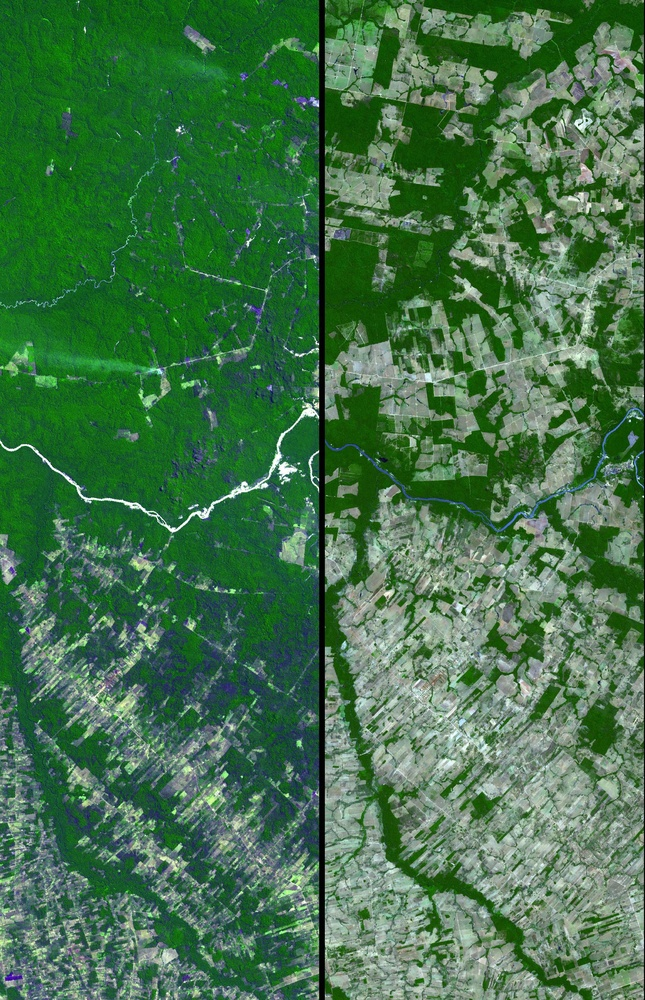
#> input picture PIA11420~orig.jpg, 645 x 1000 px, shrunk from 1922 x 2982 before the run
$ python fcm_code.py
#> lines starting #> are read from the running program, lines starting #| are printed output that depends on the picture; long printed decimals are rounded
import cv2
import numpy as np
import matplotlib.pyplot as plt

def initialize_membership_matrix(n_samples, n_clusters):
    membership_matrix = np.random.rand(n_samples, n_clusters)
    membership_matrix = np.divide(membership_matrix, np.sum(membership_matrix, axis=1, keepdims=True))
    return membership_matrix

def update_cluster_centers(X, membership_matrix, fuzziness):
    numerator = np.dot(membership_matrix.T ** fuzziness, X)
    denominator = np.sum(membership_matrix.T ** fuzziness, axis=1, keepdims=True)
    new_centers = numerator / denominator
    return new_centers

def update_membership_matrix(X, cluster_centers, fuzziness):
    distances = np.linalg.norm(X[:, np.newaxis] - cluster_centers, axis=2)
    distances = np.fmax(distances, np.finfo(np.float64).eps)  # Avoid division by zero
    membership_matrix = 1.0 / distances ** (2 / (fuzziness - 1))
    membership_matrix = np.divide(membership_matrix, np.sum(membership_matrix, axis=1, keepdims=True))
    return membership_matrix

def fuzzy_c_means(X, n_clusters, fuzziness, max_iter=100, tol=1e-4, verbose=False):
    n_samples, n_features = X.shape

    # Initialize cluster centers randomly
    cluster_centers = X[np.random.choice(n_samples, n_clusters, replace=False)]

    # Initialize membership matrix randomly
    membership_matrix = initialize_membership_matrix(n_samples, n_clusters)

    for iteration in range(max_iter):
        # Update cluster centers
        new_cluster_centers = update_cluster_centers(X, membership_matrix, fuzziness)

        # Update membership matrix
        new_membership_matrix = update_membership_matrix(X, new_cluster_centers, fuzziness)

        # Calculate the change in cluster centers and membership matrix
        center_change = np.linalg.norm(new_cluster_centers - cluster_centers)
        membership_change = np.linalg.norm(new_membership_matrix - membership_matrix)

        # Update cluster centers and membership matrix
        cluster_centers = new_cluster_centers
        membership_matrix = new_membership_matrix

        if verbose:
            print(f"Iteration {iteration + 1}: Center Change = {center_change}, Membership Change = {membership_change}")

        # Check for convergence
        if center_change < tol and membership_change < tol:
            break

    return cluster_centers, membership_matrix

def apply_fuzzy_c_means_to_image(image_path, n_clusters, fuzziness):
    # Load the image
#> called with image_path = 'PIA11420~orig.jpg', n_clusters = 3, fuzziness = 2
    img = cv2.imread(image_path)
#> img is the input picture: shape (1000, 645, 3); mean B, G, R 74.4, 114.8, 67.5
    img = cv2.cvtColor(img, cv2.COLOR_BGR2RGB)
    img_lab = cv2.cvtColor(img, cv2.COLOR_RGB2LAB)
#> img_lab: shape (1000, 645, 3); mean of channels 0, 1, 2 112.8, 104.4, 145.5
    img_shape = img_lab.shape
#> img_shape = (1000, 645, 3)

    # Extract the L channel
    L = img_lab[:, :, 0]
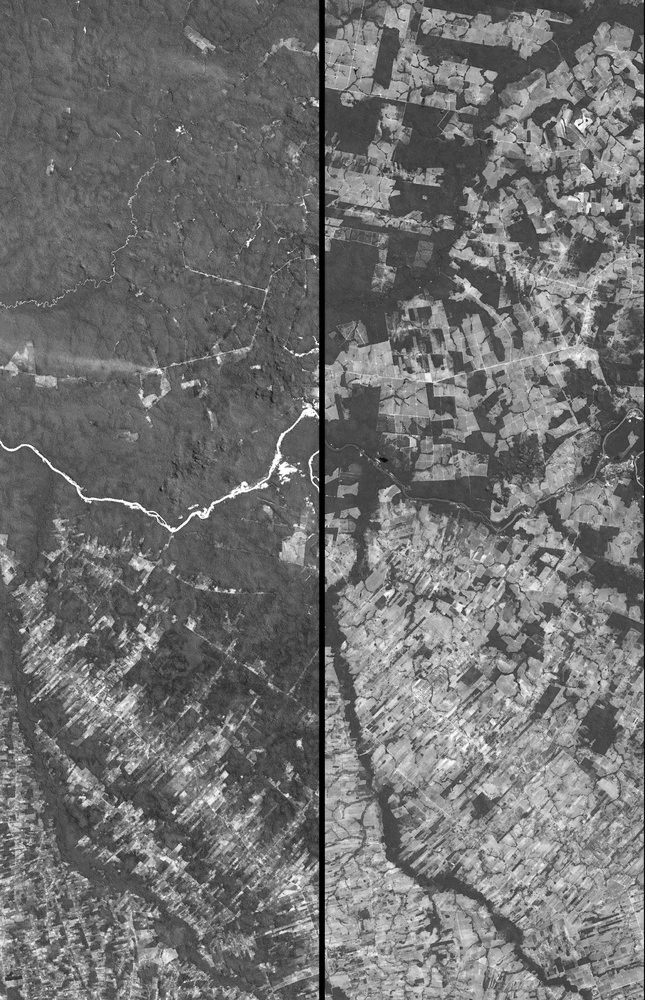
#> L: shape (1000, 645); min 0, max 255, mean 112.8

    # Rescale pixel values to the range [0, 1]
    pixels = L / 255.0

    # Reshape the L channel to a 1D array
    pixels = pixels.reshape(-1, 1)

    # Run Fuzzy C-Means clustering
    cluster_centers, membership_matrix = fuzzy_c_means(pixels, n_clusters, fuzziness, verbose=True)
#> in fuzzy_c_means, `cluster_centers = X[np.random.choice(n_samples, n_clusters, replace=Fa..`: cluster_centers = [0.573, 0.365, 0.282]
#> the loop in fuzzy_c_means, `for iteration in range(max_iter):` made 90 passes
#> (numerator in update_cluster_centers, denominator in update_cluster_centers, center_change, membership_change, cluster_centers) on passes 2 to 8: ([31637.4, 31727.5, 31841.6], [71506.8, 71953.9, 71847], 0.00121, 46.2, [0.442, 0.441, 0.443]), ([31209.8, 32649.2, 32892.5], [70416.8, 74652.6, 73739.8], 0.00467, 112.4, [0.443, 0.437, 0.446]), ([31531.5, 36590.3, 32735.8], [70630.5, 86017.1, 71588.9], 0.0167, 184.1, [0.446, 0.425, 0.457]), ([30546.6, 49466.9, 36236.8], [66722.7, 124610, 73450.8], 0.0473, 286.8, [0.458, 0.397, 0.493]), ([30613.1, 76154.6, 50120.6], [64048, 211067.9, 89669.1], 0.0776, 291.8, [0.478, 0.361, 0.559]), ([35855.5, 91140.3, 73208.9], [74835, 271481.1, 119264.1], 0.0604, 177, [0.479, 0.336, 0.614]), ([46296.4, 87990.8, 83961.6], [98295.7, 272206.8, 129996], 0.0353, 89.45, [0.471, 0.323, 0.646])
#> (numerator in update_cluster_centers, center_change, membership_change, cluster_centers) on pass 1: ([41018.9, 40811.5, 40848.2], 0.22, 250.5, [0.442, 0.442, 0.442])
#| Iteration 1: Center Change = 0.2204, Membership Change = 250.490
#| Iteration 2: Center Change = 0.001212, Membership Change = 46.198
#| Iteration 3: Center Change = 0.004667, Membership Change = 112.401
#| Iteration 4: Center Change = 0.01671, Membership Change = 184.087
#| Iteration 5: Center Change = 0.04731, Membership Change = 286.769
#| Iteration 6: Center Change = 0.07758, Membership Change = 291.783
#| Iteration 7: Center Change = 0.06036, Membership Change = 176.953
#| Iteration 8: Center Change = 0.03533, Membership Change = 89.448
#> (further printed lines are left out)
#> cluster_centers = [0.437, 0.302, 0.665]

    # Assign each pixel to the cluster with the highest membership value
    labels = np.argmax(membership_matrix, axis=1)

    # Replace pixel values with cluster center values
    segmented_img = cluster_centers[labels].reshape(img_shape[0], img_shape[1])
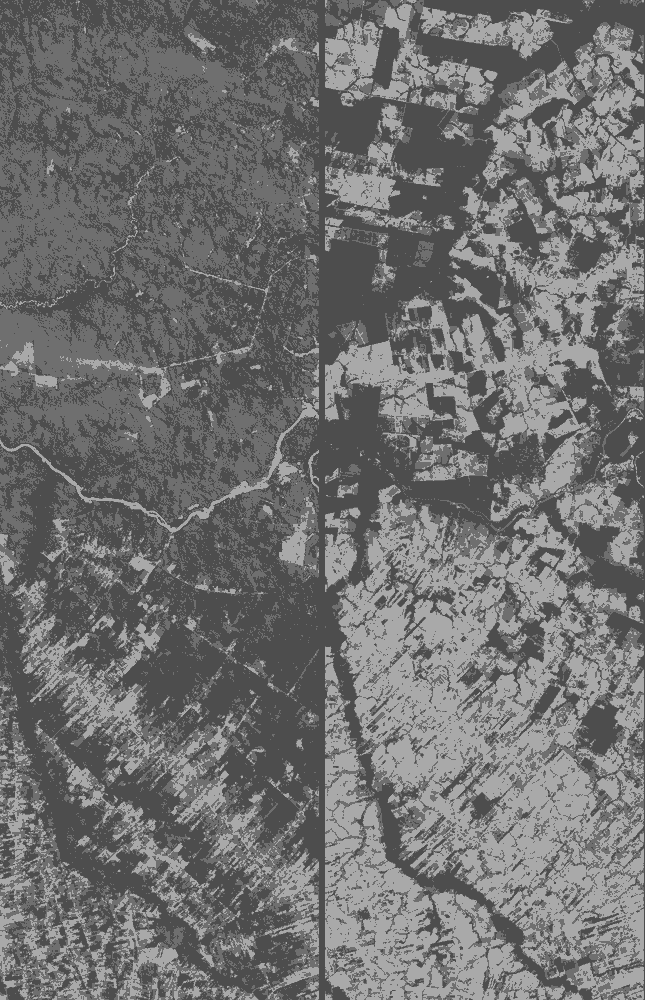
#> segmented_img: shape (1000, 645) float64; min 0.302, max 0.665, mean 0.442

    # Display the original and segmented images
    plt.figure(figsize=(10, 5))
    plt.subplot(1, 2, 1)
    plt.imshow(img)
    plt.title('Original Image')
    plt.axis('off')

    plt.subplot(1, 2, 2)
    plt.imshow(segmented_img, cmap='gray')
    plt.title('Segmented Image (Fuzzy C-Means)')
    plt.axis('off')

    plt.show()
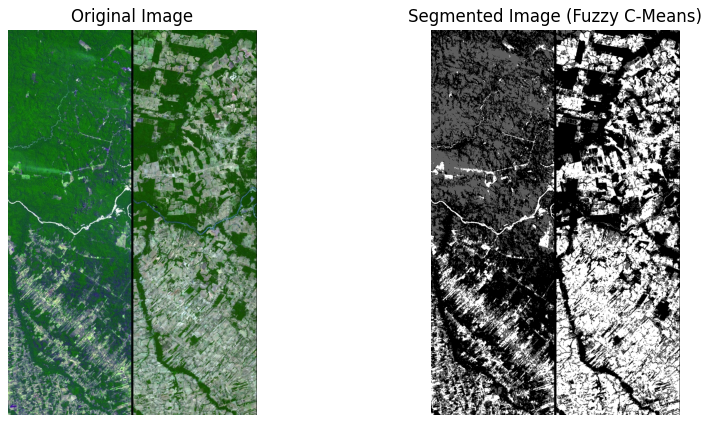
#> figure drawn by matplotlib, 2 panels

# Example usage:
if __name__ == "__main__":
    np.random.seed(42)

    # Image path
    image_path = 'PIA11420~orig.jpg'

    # Number of clusters
    n_clusters = 3

    # Fuzziness parameter (greater values make the clusters fuzzier)
    fuzziness = 2.0

    apply_fuzzy_c_means_to_image(image_path, n_clusters, fuzziness)

$ run again, with Tall_Grass.jpg copied over PIA11420~orig.jpg
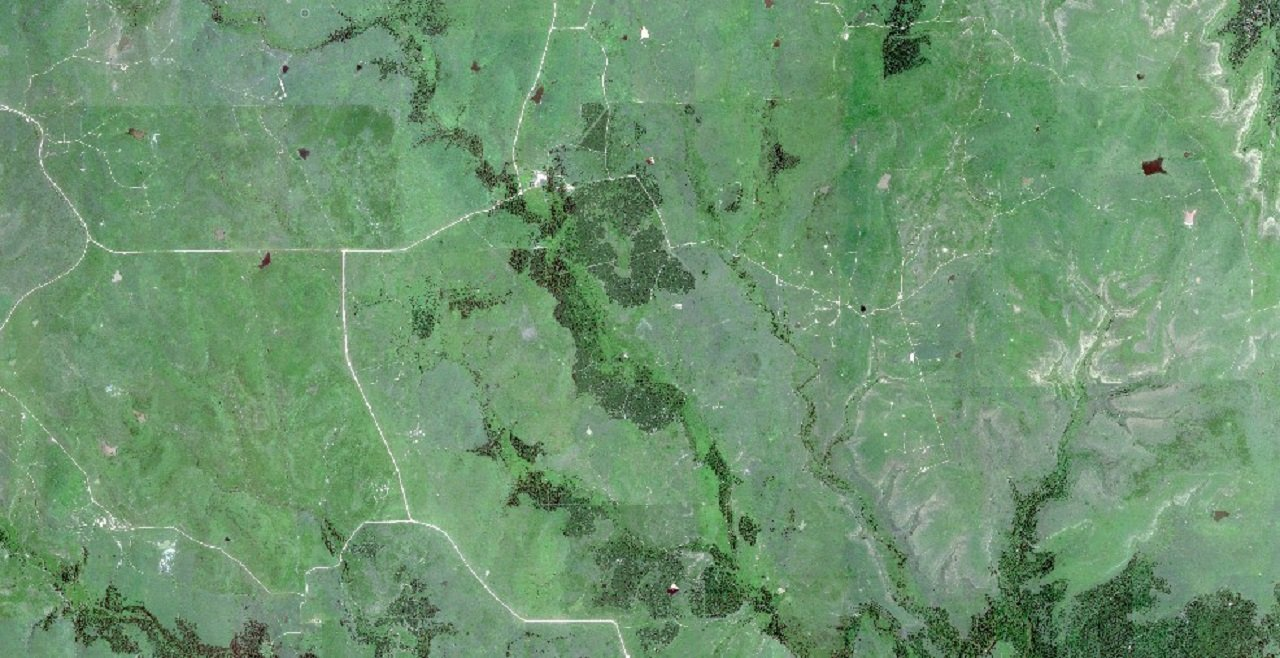
#> input picture Tall_Grass.jpg, 1280 x 658 px
#> in apply_fuzzy_c_means_to_image, img is the input picture: shape (658, 1280, 3); mean B, G, R 112.1, 148.3, 109.9
#> img_lab: shape (658, 1280, 3); mean of channels 0, 1, 2 147.3, 107.3, 143
#> in apply_fuzzy_c_means_to_image, `L = img_lab[:, :, 0]`:
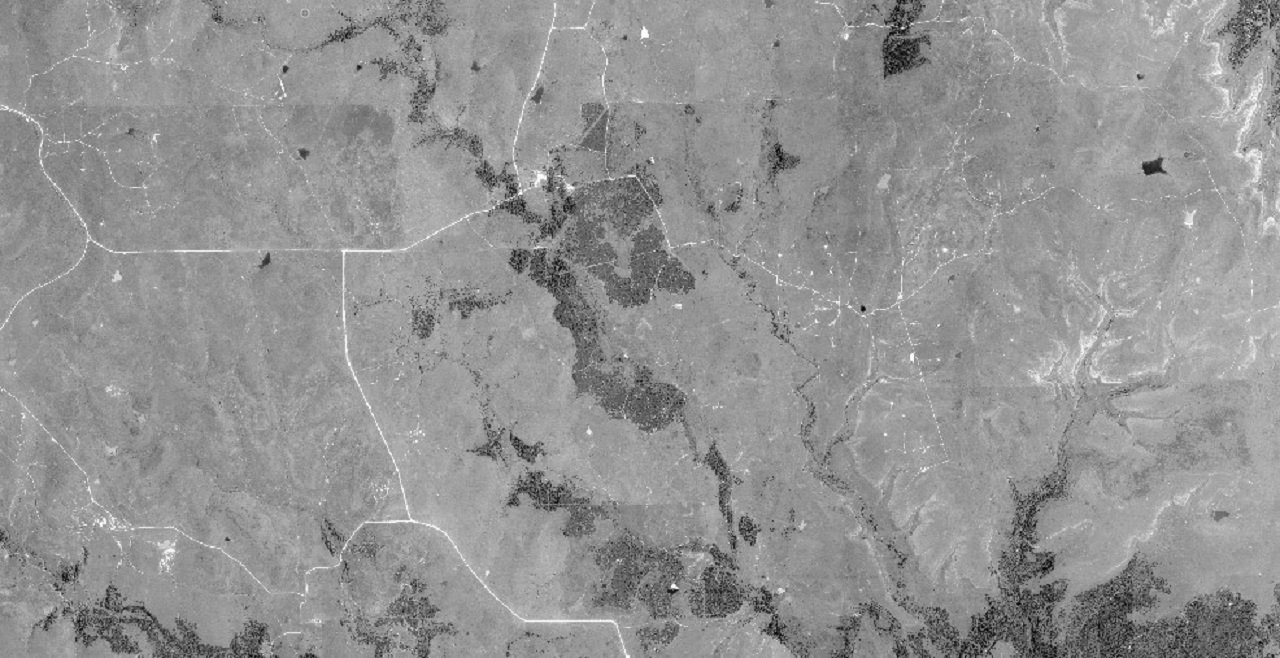
#> L: shape (658, 1280); min 3, max 255, mean 147.3
#> in fuzzy_c_means, `cluster_centers = X[np.random.choice(n_samples, n_clusters, replace=Fa..`: cluster_centers = [0.333, 0.588, 0.69]
#> the loop in fuzzy_c_means, `for iteration in range(max_iter):` made 62 passes
#> (numerator in update_cluster_centers, denominator in update_cluster_centers, center_change, membership_change, cluster_centers) on passes 2 to 5: ([55193.2, 53761.7, 53766.8], [95700.3, 93009.1, 93014.2], 0.000801, 99.76, [0.577, 0.578, 0.578]), ([64768.3, 53561.2, 53711.5], [112714.9, 92461.1, 92706.1], 0.00279, 130.7, [0.575, 0.579, 0.579]), ([62672.2, 55832.6, 57351.9], [110460.5, 95748.4, 98310.7], 0.00912, 188.3, [0.567, 0.583, 0.583]), ([80437.9, 61303.6, 65731.6], [145448.6, 103499.3, 110904.2], 0.0194, 220.9, [0.553, 0.592, 0.593])
#> (printed output is left out)
#> in apply_fuzzy_c_means_to_image, `cluster_centers, membership_matrix = fuzzy_c_means(pixels, n_clusters,..`: cluster_centers = [0.359, 0.562, 0.643]
#> in apply_fuzzy_c_means_to_image, `plt.show()`:
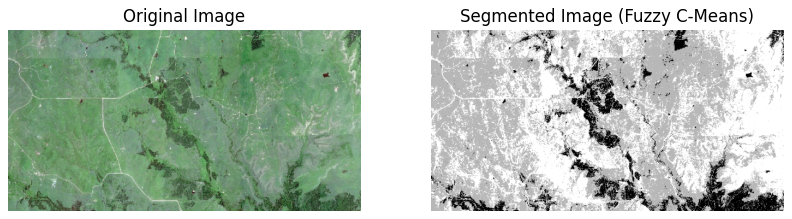
#> figure drawn by matplotlib, 2 panels
